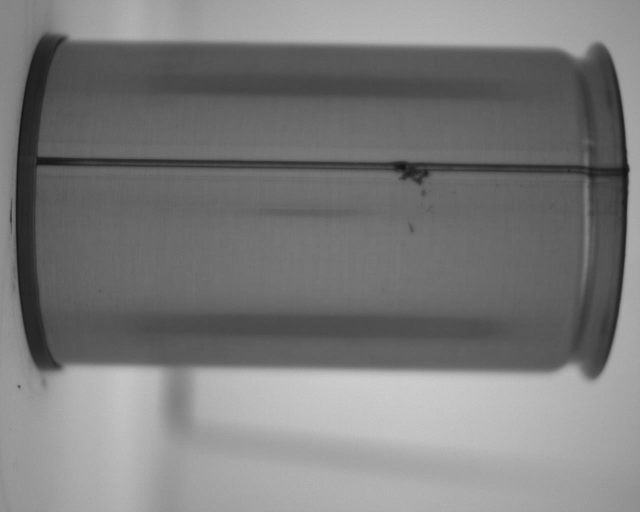
//> input picture Contour_side/img/1 (1).jpg, 1280 x 1024 px (shown at 1/2 size); its folder holds only this picture in this run
$ ./Contour_side   (built with g++ and OpenCV 4)
//> lines starting //> are read from the running program, lines starting //| are printed output that depends on the picture; after the words box and inside, x2 and y2 are one past the last pixel; in counts of white or black regions, pixels touching at a corner belong together
//> further down, imgOri is the input picture: 1024 rows x 1280 cols, CV_8UC3; min 16, max 208, mean 122.9
#include <opencv2/imgcodecs.hpp>
#include <opencv2/highgui.hpp>
#include <opencv2/imgproc.hpp>
#include <iostream>
#include <chrono>
#include <algorithm>
#include <vector>
#include <string>
#include <stdio.h>


using namespace cv;
using namespace std;
using namespace std::chrono;

int P_score = 660;								//Parameter for check spark and bubbles.
int P_canny_forward = 97;						//Parameter for value forward in canny.
int P_canny_backward = 194;						//Parameter for value backward in canny.


void show_histogram(string const& name, Mat1b const& image)
{
	float result = 0;
	float max = 0;
	for (int i = 0; i < image.cols; i++)
	{
		int column_sum = 0;
		for (int k = 0; k < image.rows; k++)
		{
			column_sum += image.at<unsigned char>(k, i);
			if (column_sum > max) {
				max = column_sum;
			}
		}
	}

	// Set histogram bins count
	int bins = image.cols;
	// Set ranges for histogram bins
	float lranges[] = { 0, bins };
	const float* ranges[] = { lranges };
	// create matrix for histogram
	Mat hist;
	int channels[] = { 0 };
	float maxN = max / 50;
	float const hist_height = maxN;
	Mat3b hist_image = Mat3b::zeros(hist_height + 10, bins + 20);

	for (int i = 0; i < image.cols; i++)
	{
		float column_sum = 0;
		for (int k = 0; k < image.rows; k++)
		{
			column_sum += image.at<unsigned char>(k, i);
		}
		float const height = cvRound(column_sum * hist_height / max);
		line(hist_image, Point(i + 10, (hist_height - height) + 50), Point(i + 10, hist_height), Scalar::all(255));
	}

	Mat canny_output;
	Canny(hist_image, canny_output, 50, 50 * 2);
	vector<vector<Point> > contours;
	vector<Vec4i> hierarchy;
	findContours(canny_output, contours, hierarchy, RETR_TREE, CHAIN_APPROX_SIMPLE);

	// create hull array for convex hull points
	vector< vector<Point> > hull(contours.size());
	for (int i = 0; i < contours.size(); i++) {
		convexHull(Mat(contours[i]), hull[i], 1);
	}

	drawContours(hist_image, contours, 0, Scalar(0, 0, 255), 2, 8, vector<Vec4i>(), 0, Point());
	drawContours(hist_image, hull, 0, Scalar(0, 255, 0), 2, 8, vector<Vec4i>(), 0, Point());
	cout << " AreaC: " << contourArea(contours[0]) << endl;
	cout << " AreaH: " << contourArea(hull[0]) << endl;

	result = contourArea(hull[0]) - contourArea(contours[0]);
	cout << " Result: " << result << endl;
	if (result > P_score) {
		cout << " Defect Detection  " << endl;
		cout << "===================" << endl;
	}
	else {
		cout << " Non defect Detection  " << endl;
		cout << "===================" << endl;
	}
	imshow(name, hist_image);
	//This Code tell runtime this program.
	vector<int> values(10000);
	auto f = []() -> int { return rand() % 10000; };
	generate(values.begin(), values.end(), f);
	auto start = high_resolution_clock::now();
	sort(values.begin(), values.end());
	auto stop = high_resolution_clock::now();
	auto duration = duration_cast<milliseconds>(stop - start);
	cout << "Time taken by function: " << duration.count() << " milliseconds" << endl;
}


void Contour_side(Mat imageOriginal) {
	Mat imgG, imgCrop, imgRz, imgTh;
	Mat ddst, cdst, cdstP;
	imgRz = imageOriginal.clone();
	cvtColor(imgRz, imgG, COLOR_BGR2GRAY);
	blur(imgG, imgG, Size(3, 3));
	threshold(imgG, imgTh, 90, 255, THRESH_BINARY_INV); //Threshold the gray.
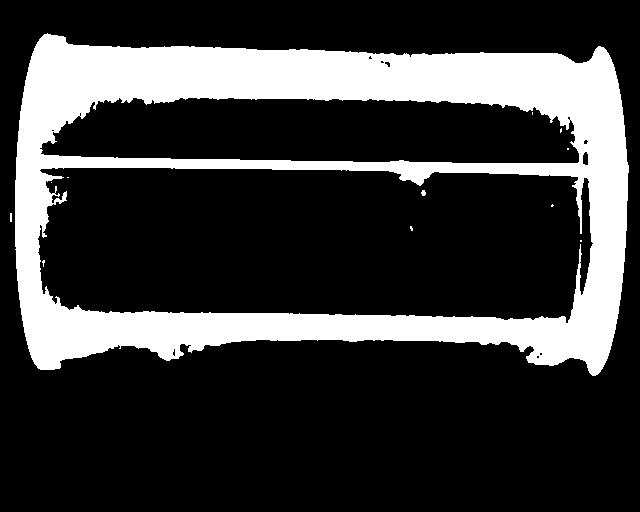
//> imgTh: 512 rows x 640 cols, CV_8UC1; 22.6% white; 12 white regions (10 under 20 px), largest, box (x1, y1, x2, y2) and area: (15, 33, 629, 376) 74085, (421, 190, 426, 196) 23
	Canny(imgRz, ddst, P_canny_forward, P_canny_backward, 3);
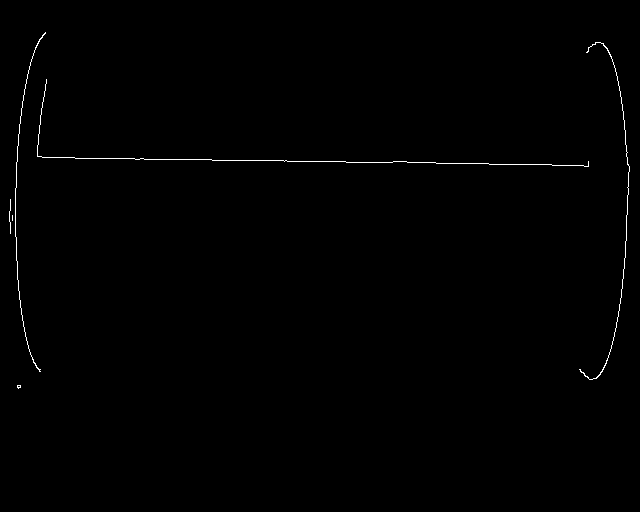
//> ddst: 512 rows x 640 cols, CV_8UC1; 0.44% white in thin lines or dots, all inside (x1, y1, x2, y2) = (9, 32, 630, 389)
	cvtColor(ddst, cdst, COLOR_GRAY2BGR);
	cdstP = cdst.clone();
	imshow("Canny image", cdst);
	vector<Vec4i> linesP;
	HoughLinesP(ddst, linesP, 1, CV_PI / 180, 120, 10, 300); // runs the actual detection
//> linesP = 2 lines (x1, y1, x2, y2): [17, 155, 629, 166], [17, 156, 629, 167]
	for (size_t i = 0; i < linesP.size(); i++)
	{
		Vec4i l = linesP[i];
		line(imgRz, Point(l[0], l[1]), Point(l[2], l[3]), Scalar(0, 0, 255), 1, 4);
	}
//> this loop made 2 passes
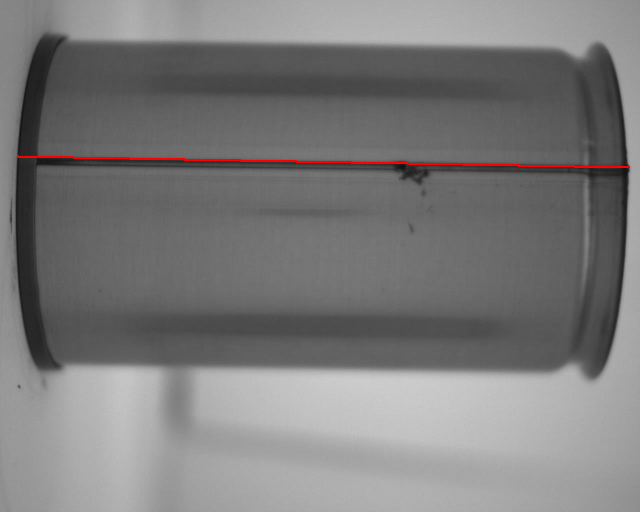
//> imgRz: 512 rows x 640 cols, CV_8UC3; mean B, G, R 122.9, 122.9, 123.8
	Vec4i L = linesP[0];
//> L = [17, 155, 629, 166]
	Point p1 = Point(L[0], L[1]), p2 = Point(L[2], L[3]);
//> p1 = Point(17, 155); p2 = Point(629, 166)
	// find RotatedRect for lines
	vector<Point2f> pts1;
	pts1.push_back(p1);
//> pts1 = 1 Point (x, y): [17, 155]
	pts1.push_back(p2);
//> pts1 = 2 Points (x, y): [17, 155], [629, 166]

	RotatedRect rr1 = minAreaRect(pts1);
//> rr1 = centre (323, 160.5), size (0, 612.1), angle -89
	// change width or height of the RotatedRect
	if (rr1.size.width)
		rr1.size.height = 80;
	else
		rr1.size.width = 80;
//> rr1 = centre (323, 160.5), size (80, 612.1), angle -89
	// Draw the RotatedRect
	Point2f vtx[4];
	Point2f vtxC[4];

	rr1.points(vtx);
//> vtx = 4 Points (x, y): [628.3, 206], [16.28, 195], [17.72, 115], [629.7, 126]
	for (int i = 0; i < 4; i++) {
		line(imgRz, vtx[i], vtx[(i + 1) % 4], Scalar(0, 0, 255), 1);
	}
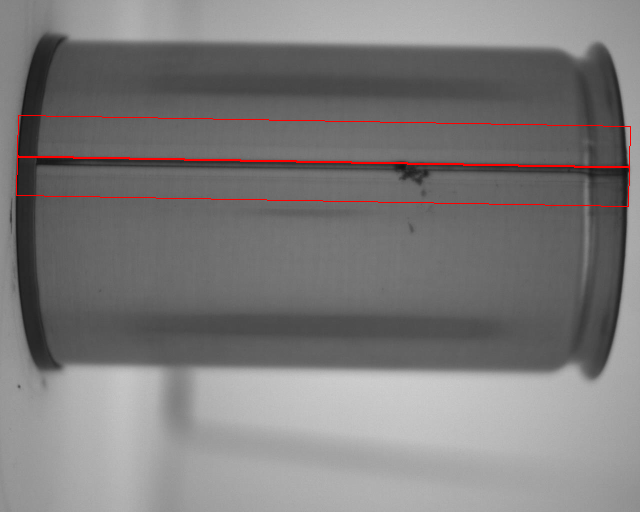
//> imgRz: 512 rows x 640 cols, CV_8UC3; 0.42% of pixels changed, all inside (x1, y1, x2, y2) = (16, 115, 631, 207)
	imshow("Original image", imgRz);
	//Warp image.
	Mat imgW, matrix;
	float w = 630, h = 80;
	Point2f src[4] = { vtx[3],vtx[0],vtx[2],vtx[1] };
//> src = 4 Points (x, y): [629.7, 126], [628.3, 206], [17.72, 115], [16.28, 195]
	Point2f dst[4] = { {0.0f, 0.0f}, {w, 0.0f}, {0.0f, h}, {w, h} };
	matrix = getPerspectiveTransform(src, dst);
//> matrix = [[-0.142, 7.87, -903], [-0.131, -0.00235, 82.59], [-4.2e-11, 1.17e-09, 1]]
	warpPerspective(imgG, imgW, matrix, Point(w, h));

	Rect crop_region(40, 0, 540, 80);
	imgCrop = imgW(crop_region);
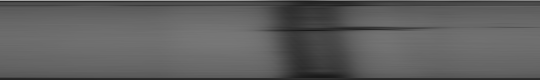
//> imgCrop: 80 rows x 540 cols, CV_8UC1; min 24, max 164, mean 94.6
	imshow("Crop image", imgCrop);
	show_histogram("Histogram image", imgCrop);
//> the loop in show_histogram, `for (int i = 0; i < image.cols; i++)` made 540 passes
//> (column_sum, max) on passes 1 to 3: (7784, 7784), (7785, 7785), (7788, 7788)
//> after the loop in show_histogram, `for (int i = 0; i < image.cols; i++)`: max = 8475
//> in show_histogram, `float maxN = max / 50;`: maxN = 169.5
//> in show_histogram, `Mat3b hist_image = Mat3b::zeros(hist_height + 10, bins + 20);`: hist_image: 179 rows x 560 cols, CV_8UC3; every value is 0
//> the loop in show_histogram, `for (int i = 0; i < image.cols; i++)` made 540 passes
//> (column_sum, height) on passes 1 to 3: (7784, 156), (7785, 156), (7788, 156)
//> after the loop in show_histogram, `for (int i = 0; i < image.cols; i++)`: hist_image: 179 rows x 560 cols, CV_8UC3; 55.1% white; 1 black region, box (x1, y1, x2, y2) and area: (0, 0, 560, 179) 45004
//> in show_histogram, `Canny(hist_image, canny_output, 50, 50 * 2);`:
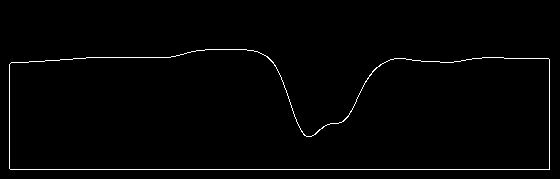
//> canny_output: 179 rows x 560 cols, CV_8UC1; 1.4% white in thin lines or dots, all inside (x1, y1, x2, y2) = (9, 49, 550, 170)
//> in show_histogram, `findContours(canny_output, contours, hierarchy, RETR_TREE, CHAIN_APPRO..`: contours = 2 contours; box (x1, y1, x2, y2) and area: (9, 49, 550, 170) 55152, (9, 49, 550, 170) 55118
//> in show_histogram, `vector< vector<Point> > hull(contours.size());`: hull = 2 empty contours
//> the loop in show_histogram, `for (int i = 0; i < contours.size(); i++)` made 2 passes
//> in show_histogram, `drawContours(hist_image, hull, 0, Scalar(0, 255, 0), 2, 8, vector<Vec4..`:
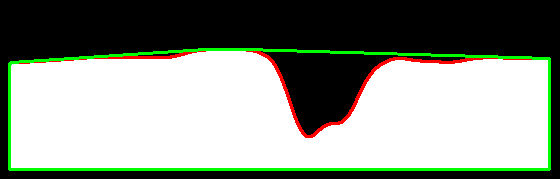
//> hist_image: 179 rows x 560 cols, CV_8UC3; mean B, G, R 134.8, 144.7, 138.5
//|  AreaC: 55152.5
//|  AreaH: 62142
//> in show_histogram, `result = contourArea(hull[0]) - contourArea(contours[0]);`: result = 6989.5
//|  Result: 6989.5
}


int main(int argc, const char* argv[]) {
	Mat imgOri, imgRz;
	string folder("img/*.jpg");
	vector<String> fn;
	glob(folder, fn, false);
	vector<Mat> images;
	size_t count = fn.size(); //number of png files in images folder.
	//Check number of images.
	cout << "image in folder  " << count << endl;

	 P_score = 660;								//Parameter for check spark and bubbles.
	 P_canny_forward = 97;						//Parameter for value forward in canny.
	 P_canny_backward = 194;					//Parameter for value backward in canny.

	//Main LooB.
	for (size_t i = 0; i < count; i++)
	{
		//Preprocessing
		imgOri = imread(fn[i]);
		resize(imgOri, imgRz, Size(), 0.5, 0.5); //Half Resize 1280*1040 to 640*520 pixcel.
		Contour_side(imgRz);
		waitKey(0);
	}
	waitKey(0);
	return 0;
}

$ run again, on Contour_side/img/1 (13).jpg
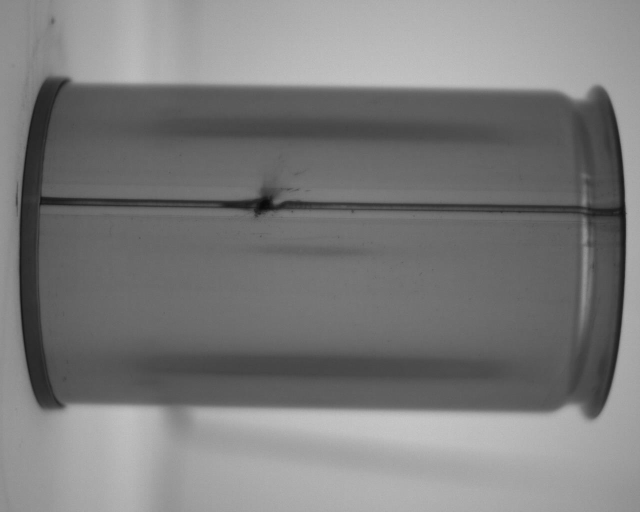
//> input picture Contour_side/img/1 (13).jpg, 1280 x 1024 px (shown at 1/2 size)
//> imgOri is the input picture: 1024 rows x 1280 cols, CV_8UC3; min 8, max 201, mean 123.8
//> imgTh: 512 rows x 640 cols, CV_8UC1; 20.7% white; 6 white regions (5 under 20 px), largest, box (x1, y1, x2, y2) and area: (18, 78, 626, 417) 67734
//> ddst: 512 rows x 640 cols, CV_8UC1; 0.63% white in thin lines or dots, all inside (x1, y1, x2, y2) = (15, 76, 627, 420)
//> linesP = 3 lines (x1, y1, x2, y2): [15, 205, 625, 215], [15, 196, 625, 207], [385, 210, 625, 214]
//> the loop in Contour_side, `for (size_t i = 0; i < linesP.size(); i++)` made 3 passes
//> L = [15, 205, 625, 215]
//> p1 = Point(15, 205); p2 = Point(625, 215)
//> in Contour_side, `pts1.push_back(p1);`: pts1 = 1 Point (x, y): [15, 205]
//> in Contour_side, `pts1.push_back(p2);`: pts1 = 2 Points (x, y): [15, 205], [625, 215]
//> in Contour_side, `RotatedRect rr1 = minAreaRect(pts1);`: rr1 = centre (320, 210), size (0, 610.1), angle -89.1
//> in Contour_side, `rr1.size.width = 80;`: rr1 = centre (320, 210), size (80, 610.1), angle -89.1
//> vtx = 4 Points (x, y): [624.3, 255], [14.34, 245], [15.66, 165], [625.7, 175]
//> after the loop in Contour_side, `for (int i = 0; i < 4; i++)`:
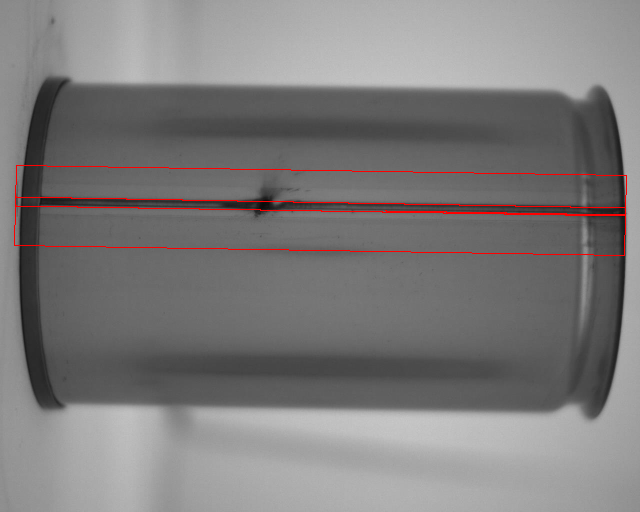
//> imgRz: 512 rows x 640 cols, CV_8UC3; mean B, G, R 123.2, 123.2, 125.4
//> src = 4 Points (x, y): [625.7, 175], [624.3, 255], [15.66, 165], [14.34, 245]
//> matrix = [[-0.129, 7.87, -1297.2], [-0.131, -0.00215, 82.41], [-1.54e-11, 4.69e-10, 1]]
//> the loop in show_histogram, `for (int i = 0; i < image.cols; i++)` made 540 passes
//> (column_sum, max) on passes 1 to 3: (7935, 7935), (7936, 7936), (7936, 7936)
//> after the loop in show_histogram, `for (int i = 0; i < image.cols; i++)`: max = 8517
//> maxN = 170.3
//> the loop in show_histogram, `for (int i = 0; i < image.cols; i++)` made 540 passes
//> (column_sum, height) on passes 1 to 3: (7935, 159), (7936, 159), (7936, 159)
//> canny_output: 180 rows x 560 cols, CV_8UC1; 1.4% white in thin lines or dots, all inside (x1, y1, x2, y2) = (9, 49, 550, 171)
//> contours = 2 contours; box (x1, y1, x2, y2) and area: (9, 49, 550, 171) 56566, (9, 49, 550, 171) 56531
//> hull = 2 empty contours
//> the loop in show_histogram, `for (int i = 0; i < contours.size(); i++)` made 2 passes
//> in show_histogram, `drawContours(hist_image, hull, 0, Scalar(0, 255, 0), 2, 8, vector<Vec4..`:
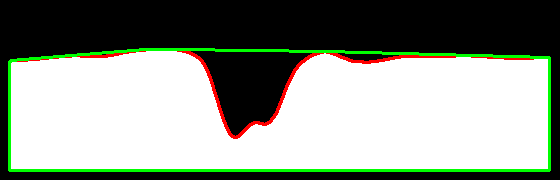
//> hist_image: 180 rows x 560 cols, CV_8UC3; mean B, G, R 137.6, 147.4, 141.3
//|  AreaC: 56566
//|  AreaH: 63320.5
//> result = 6754.5
//|  Result: 6754.5

$ run again, on Contour_side/img/1 (14).jpg
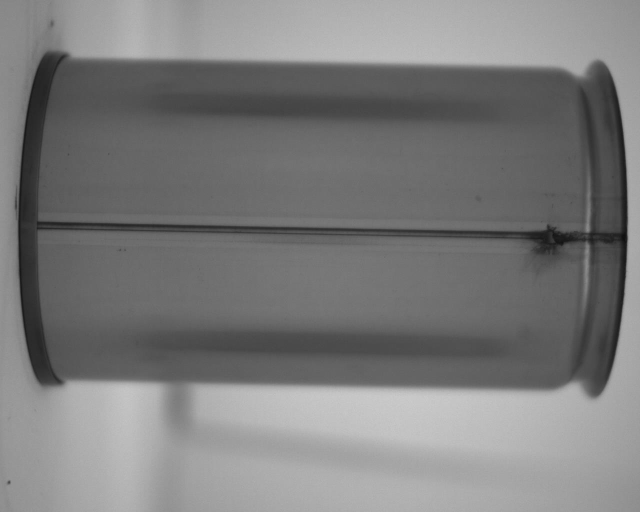
//> input picture Contour_side/img/1 (14).jpg, 1280 x 1024 px (shown at 1/2 size)
//> imgOri is the input picture: 1024 rows x 1280 cols, CV_8UC3; min 14, max 205, mean 123.6
//> imgTh: 512 rows x 640 cols, CV_8UC1; 20.9% white; 20 white regions (15 under 20 px), largest, box (x1, y1, x2, y2) and area: (15, 52, 628, 395) 68178, (429, 75, 438, 81) 44, (566, 156, 572, 166) 39, (544, 193, 557, 197) 38, (49, 167, 53, 175) 20
//> ddst: 512 rows x 640 cols, CV_8UC1; 0.5% white in thin lines or dots, all inside (x1, y1, x2, y2) = (7, 51, 628, 484)
//> linesP = 1 line (x1, y1, x2, y2): [18, 222, 627, 233]
//> the loop in Contour_side, `for (size_t i = 0; i < linesP.size(); i++)` made 1 pass
//> L = [18, 222, 627, 233]
//> p1 = Point(18, 222); p2 = Point(627, 233)
//> in Contour_side, `pts1.push_back(p1);`: pts1 = 1 Point (x, y): [18, 222]
//> in Contour_side, `pts1.push_back(p2);`: pts1 = 2 Points (x, y): [18, 222], [627, 233]
//> in Contour_side, `RotatedRect rr1 = minAreaRect(pts1);`: rr1 = centre (322.5, 227.5), size (0, 609.1), angle -89
//> in Contour_side, `rr1.size.width = 80;`: rr1 = centre (322.5, 227.5), size (80, 609.1), angle -89
//> vtx = 4 Points (x, y): [626.3, 273], [17.28, 262], [18.72, 182], [627.7, 193]
//> after the loop in Contour_side, `for (int i = 0; i < 4; i++)`:
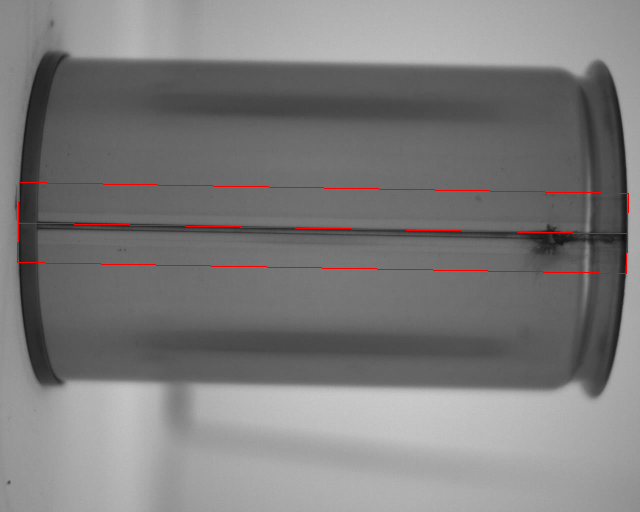
//> imgRz: 512 rows x 640 cols, CV_8UC3; mean B, G, R 123.3, 123.3, 124.8
//> src = 4 Points (x, y): [627.7, 193], [626.3, 273], [18.72, 182], [17.28, 262]
//> matrix = [[-0.142, 7.87, -1430.4], [-0.131, -0.00237, 82.89], [-4.24e-11, 1.17e-09, 1]]
//> the loop in show_histogram, `for (int i = 0; i < image.cols; i++)` made 540 passes
//> (column_sum, max) on passes 1 to 3: (7990, 7990), (7983, 7990), (7982, 7990)
//> after the loop in show_histogram, `for (int i = 0; i < image.cols; i++)`: max = 8488
//> maxN = 169.8
//> the loop in show_histogram, `for (int i = 0; i < image.cols; i++)` made 540 passes
//> (column_sum, height) on passes 1 to 3: (7990, 160), (7983, 160), (7982, 160)
//> canny_output: 179 rows x 560 cols, CV_8UC1; 1.4% white in thin lines or dots, all inside (x1, y1, x2, y2) = (9, 48, 550, 170)
//> contours = 2 contours; box (x1, y1, x2, y2) and area: (9, 48, 550, 170) 56774, (9, 48, 550, 170) 56745
//> hull = 2 empty contours
//> the loop in show_histogram, `for (int i = 0; i < contours.size(); i++)` made 2 passes
//> in show_histogram, `drawContours(hist_image, hull, 0, Scalar(0, 255, 0), 2, 8, vector<Vec4..`:
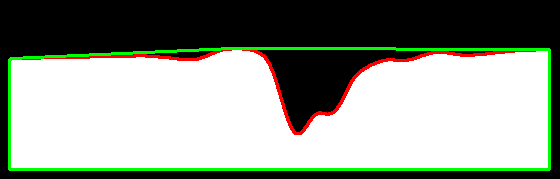
//> hist_image: 179 rows x 560 cols, CV_8UC3; mean B, G, R 138.9, 148.8, 143.2
//|  AreaC: 56774
//|  AreaH: 64063
//> result = 7289
//|  Result: 7289
